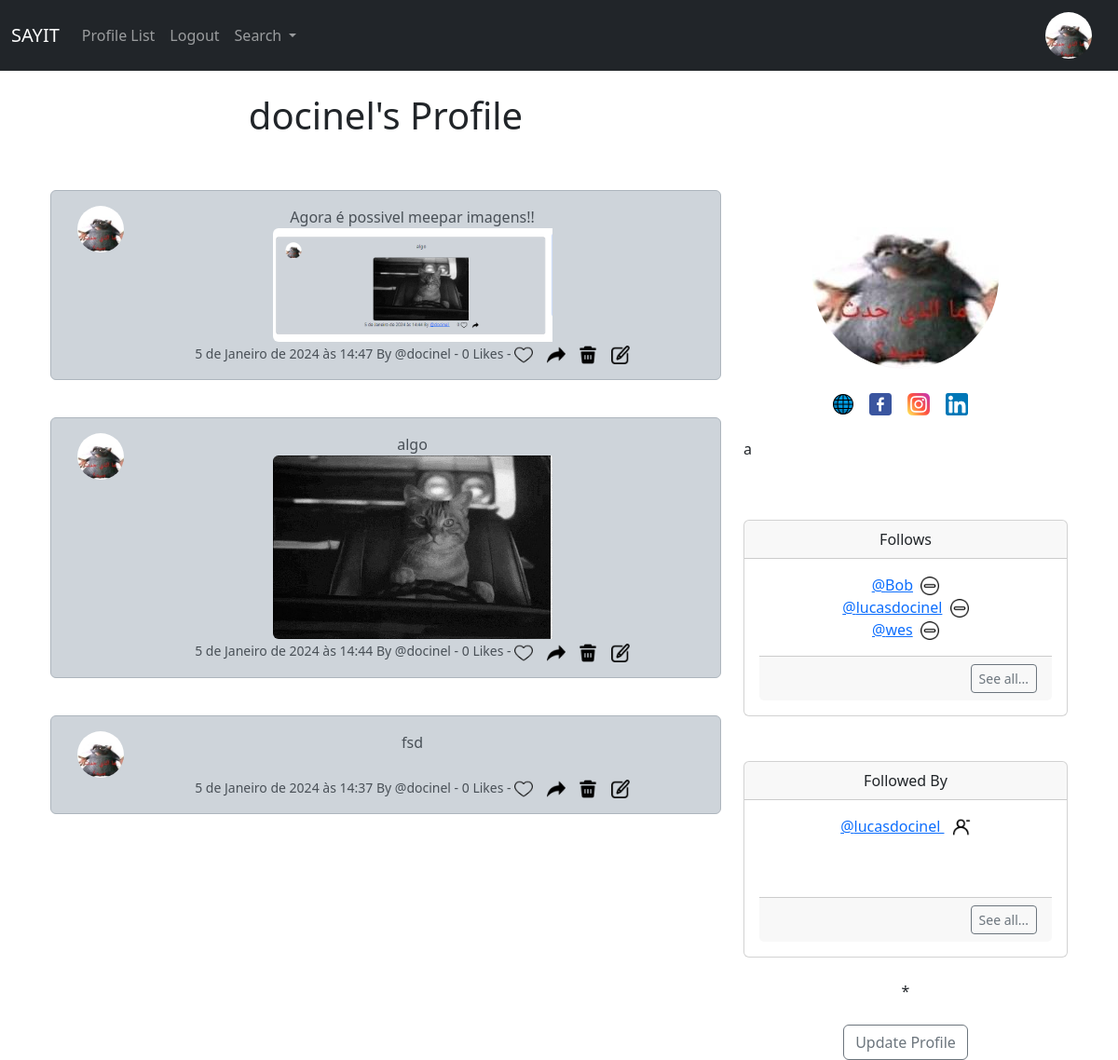
Page /profile/11 (signed in) on the committed database.
### musker/models.py (models this page shows, shortened)
class Profile(models.Model):
    user = models.OneToOneField(User, on_delete=models.CASCADE)
    follows = models.ManyToManyField(
        "self",
        related_name="followed_by",
        symmetrical=False,
        blank=True
    )
    date_modified = models.DateTimeField(User, auto_now=True)
    profile_image = models.ImageField(null=True, blank=True, upload_to="images/profile/")
    profile_bio = models.CharField(null=True, blank=True, max_length=500)
    homepage_link = models.CharField(null=True, blank=True, max_length=200)
    facebook_link = models.CharField(null=True, blank=True, max_length=200)
    instagram_link = models.CharField(null=True, blank=True, max_length=200)
    linkedin_link = models.CharField(null=True, blank=True, max_length=200)
    def __str__(self):
        return self.user.username

class Meep(models.Model):
    user = models.ForeignKey(User, related_name='meeps',on_delete=models.DO_NOTHING)
    body = models.CharField(max_length=200, blank=True)
    image = models.ImageField(upload_to='images/meep_images/', blank=True, null=True)
    created_at = models.DateTimeField(auto_now_add=True)
    likes = models.ManyToManyField(User, related_name='meep_like', blank=True)
    def number_of_likes(self):
        return self.likes.count()

### musker/views.py (the view, shortened to what this page needs)
# urls.py: path('profile/<int:pk>', views.profile, name='profile'),
def profile(request, pk):
    if request.user.is_authenticated:
        profile = Profile.objects.get(user_id=pk)
        meeps = Meep.objects.filter(user_id=pk).order_by('-created_at')
        return render(request, 'profile.html', {'profile': profile, 'meeps': meeps})
    else:
        messages.success(request, ('You must be logged in to view profiles'))
        return redirect('home')

### musker/templates/profile.html (shortened to what this page needs)
{% extends "base.html" %}
{% load static %}
{% block content %}
{% if profile %}
    <div class="container text-center">
        <div class="row">
            <div class="col-8">
                <h1>{{ profile.user.username }}'s Profile</h1>
                <br/><br/>
                {% if meeps %}
                    {% for meep in meeps %}
        <div class="alert alert-dark" role="alert">
            <div class="container">
                <div class="row">
                    <div class="col-1">
                        {% if profile.profile_image %}
                            <img src="{{ profile.profile_image.url }}" width="50" height="50" class="rounded-circle" alt="{{ profile.user.username }}">
                        {% else %}
                        <img src="{% static 'images/default_profile.jpg' %}" width="50" height="50" class="rounded-circle" alt="{{ profile.user.username }}">
                        {% endif %}
                    </div>
                    <div class="col-11">
                        {{ meep.body }}<br/>
                        {% if meep.image %}
                            <img id="meepImage{{ meep.id }}" src="{{ meep.image.url }}" width="300" height="300" class="img-fluid rounded-start" alt="{{ meep.user.username }}" onclick="expandImage('meepImage{{ meep.id }}')">
                        {% endif %}<br>
                        <small class="text-mudet">
                            {{ meep.created_at }} By
                            @{{ meep.user.username }}
                            - {{ meep.number_of_likes }} Likes -
                            {% if user in meep.likes.all %}
                            <a href="{% url 'meep_like' meep.id %}"><img src="{% static 'images/coracao_cheio.png' %}" height="20" width="20" srcset=""></a>
                            {% else %}
                                <a href="{% url 'meep_like' meep.id %}"><img src="{% static 'images/coracao.png' %}" height="20" width="20" srcset=""></a>
                            {% endif %}
                            <a href="{% url 'meep_show' meep.id %}"><img src="{% static 'images/compartilhar.png' %}" height="20" width="20" srcset=""></a>
                            {% if request.user.username == profile.user.username %}
                            <a href="{% url 'delete_meep' meep.id %}"><img src="{% static 'images/deletar.png' %}" height="20" width="20" srcset=""></a>
                            <a href="{% url 'edit_meep' meep.id %}"><img src="{% static 'images/botao-editar.png' %}" height="20" width="20" srcset=""></a>
                            {% endif %}
                        </small>
                    </div>
                </div>
            </div>
                        </div>
                        <br/>
                    {% endfor %}
                {% endif %}
            </div>
            <div class="col-4">
                <br/><br/><br/><br/>
                {% if profile.profile_image %}
                    <img src="{{ profile.profile_image.url }}" class="rounded-circle">
                    <br/><br/>
                {% endif %}
                {% if profile.homepage_link %}
                    <a href="{{ profile.homepage_link }}" target="new"><img src="{% static 'images/website.png' %}" srcset=""></a>
                {% endif %}&nbsp;&nbsp;
                {% if profile.facebook_link %}
                    <a href="{{ profile.facebook_link }}" target="new"><img src="{% static 'images/facebook.png' %}" srcset=""></a>
                {% endif %}&nbsp;&nbsp;
                {% if profile.instagram_link %}
                    <a href="{{ profile.instagram_link }}" target="new"><img src="{% static 'images/instagram.png' %}" srcset=""></a>
                {% endif %}&nbsp;&nbsp;
                {% if profile.linkedin_link %}
                    <a href="{{ profile.linkedin_link }}" target="new"><img src="{% static 'images/linkedin.png' %}" srcset=""></a>
                {% endif %}&nbsp;&nbsp;
                <br/><br/>
                {% if profile.profile_bio %}
                    <p align="justify">{{ profile.profile_bio }} </p>
                {% endif %}
                <br/><br/>
                <div class="card">
                    <div class="card-header">
                      Follows
                    </div>
                    <div class="card-body">
                        <p class="card-text">
                            {% for following in profile.follows.all|slice:3 %}
                                <a href="{% url 'profile' following.user.id %}">
                                    @{{  following  }}<a/>&nbsp;
                                    <a href="{% url 'unfollow' following.user.id %}">
                                        <img src="{% static 'images/excluir.png' %}" height="20" width="20" srcset="">
                                    </a>
                                    <br/>
                            {% endfor %}
                        </p>
                        <div class="card-footer text-end">
                            <a href="{% url 'follows' profile.user.id %}" class="btn btn-sm btn-outline-secondary">
                                See all...
                            </a>
                        </div>
                    </div>
                  </div>
                <br/><br/>
                <div class="card">
                    <div class="card-header">
                        Followed By
                    </div>
                    <div class="card-body">
                        <p class="card-text">
                        {% for following in profile.followed_by.all|slice:3 %}
                            <a href="{% url 'profile' following.user.id %}">
                                @{{  following  }}
                            <a/>&nbsp;
                            {% if following in profile.follows.all %}
                            <a href="{% url 'unfollow' following.user.id %}">
                                <img src="{% static 'images/unfollow.png' %}" height="20" width="20" srcset="">
                              </a>
                            {% else %}
                            <a href="{% url 'follow' following.user.id %}">
                                <img src="{% static 'images/seguir.png' %}" height="20" width="20" srcset="">
                              </a>
                            {% endif %}
                            <br/>
                        {% endfor %}
                        </p>
                        <br/><br/>
                        <div class="card-footer text-end">
                            <a href="{% url 'followers' profile.user.id %}" class="btn btn-sm btn-outline-secondary">
                                See all...
                            </a>
                          </div>
                    </div>
                  </div>
                  <br>
                <form action="" method="POST">
                    {% if request.user.id == profile.user.id %}
                    *
                    {% elif profile in user.profile.follows.all %}
                        <button class="btn btn-outline-danger" name="follow" value="unfollow" type="submit">
                            Unfollow @{{ profile.user.username|lower }}
                        </button>
                    {% else %}
                        <button class="btn btn-outline-success" name="follow" value="follow" type="submit">
                            Follow @{{ profile.user.username|lower }}
                        </button>
                    {% endif %}
                </form>
                <br>
                    {% if request.user.id == profile.user.id %}
                        <a href="{% url 'update_user' %}" class="btn btn-outline-secondary">
                            Update Profile
                        </a>
                    {% endif %}
            </div>
        </div>
    </div>
{% endif %}
{% endblock %}

### musker/templates/navbar.html (shortened to what this page needs)
{% load static %}
<nav class="navbar navbar-expand-lg navbar-dark bg-dark">
    <div class="container-fluid">
      <a class="navbar-brand" href="{% url "home" %}">SAYIT</a>
      <div class="collapse navbar-collapse" id="navbarSupportedContent">
        <ul class="navbar-nav me-auto mb-2 mb-lg-0">
          <li class="nav-item">
            <a class="nav-link" href="{% url "profile_list" %}">Profile List</a>
          </li>
          {% if user.is_authenticated %}
          <li class="nav-item">
            <a class="nav-link" href="{% url 'logout' %}">Logout</a>
          </li>
          {% endif %}
          <li class="nav-item dropdown">
            <a class="nav-link dropdown-toggle" href="#" role="button" data-bs-toggle="dropdown" aria-expanded="false">
              Search
            </a>
          </li>
        </ul>
        {% if user.is_authenticated %}
          <ul class="navbar-nav ml-auto">
            <li class="nav-item navbar-brand">
              <a href="{% url "profile" request.user.id %}">
                {% if user.profile.profile_image %}
                  <img src="{{ user.profile.profile_image.url }}" width="50" height="50" class="rounded-circle" alt="{{ profile.user.username }}">
                {% else %}
                  <img src="{% static 'images/default_profile.jpg' %}" width="50" height="50" class="rounded-circle" alt="{{ profile.user.username }}">
                {% endif %}
              </a>
            </li>
          </ul>
        {% endif %}
      </div>
    </div>
  </nav>

### rows in the picture
Profile: user.username "docinel", profile_image (picture), profile_bio "a"
Meep: profile_image (picture), body "Agora é possivel meepar imagens!!", image (picture), created_at "5 de Janeiro de 2024 às 14:47", user.username "docinel", number_of_likes "0"
Meep: profile_image (picture), body "algo", image (picture), created_at "5 de Janeiro de 2024 às 14:44", user.username "docinel", number_of_likes "0"
Meep: profile_image (picture), body "fsd", created_at "5 de Janeiro de 2024 às 14:37", user.username "docinel", number_of_likes "0"
Profile: user.username "Bob"
Profile: user.username "lucasdocinel"
Profile: user.username "wes"
